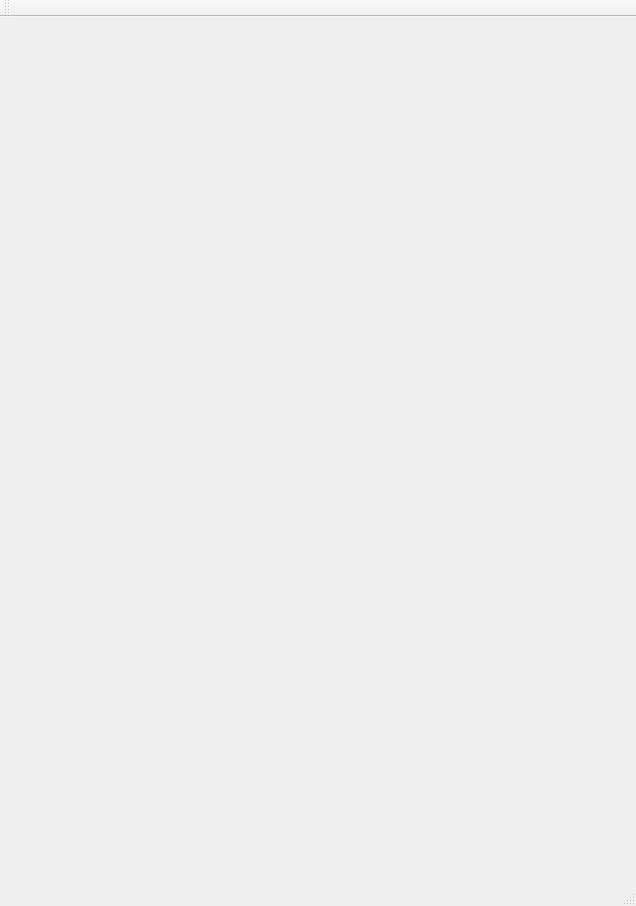
<?xml version="1.0" encoding="UTF-8"?>
<ui version="4.0">
 <class>MainWindow</class>
 <widget class="QMainWindow" name="MainWindow">
  <property name="geometry">
   <rect>
    <x>0</x>
    <y>0</y>
    <width>636</width>
    <height>906</height>
   </rect>
  </property>
  <property name="windowTitle">
   <string>MainWindow</string>
  </property>
  <widget class="QWidget" name="centralWidget">
   <widget class="QGLESWIDGET" name="widget" native="true">
    <property name="geometry">
     <rect>
      <x>10</x>
      <y>10</y>
      <width>600</width>
      <height>800</height>
     </rect>
    </property>
   </widget>
  </widget>
  <widget class="QMenuBar" name="menuBar">
   <property name="geometry">
    <rect>
     <x>0</x>
     <y>0</y>
     <width>636</width>
     <height>25</height>
    </rect>
   </property>
  </widget>
  <widget class="QToolBar" name="mainToolBar">
   <attribute name="toolBarArea">
    <enum>TopToolBarArea</enum>
   </attribute>
   <attribute name="toolBarBreak">
    <bool>false</bool>
   </attribute>
  </widget>
  <widget class="QStatusBar" name="statusBar"/>
 </widget>
 <layoutdefault spacing="6" margin="11"/>
 <customwidgets>
  <customwidget>
   <class>QGLESWIDGET</class>
   <extends>QWidget</extends>
   <header>qgleswidget.h</header>
   <container>1</container>
  </customwidget>
 </customwidgets>
 <resources/>
 <connections/>
</ui>
